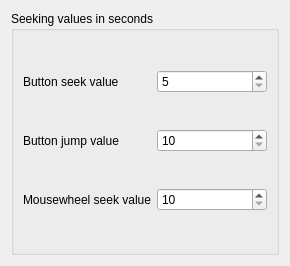
<?xml version="1.0" encoding="UTF-8"?>
<ui version="4.0">
 <class>SeekingOptions</class>
 <widget class="QWidget" name="SeekingOptions">
  <property name="geometry">
   <rect>
    <x>0</x>
    <y>0</y>
    <width>290</width>
    <height>266</height>
   </rect>
  </property>
  <layout class="QGridLayout" name="gridLayout_2">
   <item row="0" column="0">
    <widget class="QGroupBox" name="seekingGroup">
     <property name="title">
      <string>Seeking values in seconds </string>
     </property>
     <layout class="QGridLayout" name="gridLayout">
      <item row="0" column="0">
       <widget class="QLabel" name="buttonSeekLabel">
        <property name="text">
         <string>Button seek value</string>
        </property>
       </widget>
      </item>
      <item row="0" column="1">
       <widget class="QSpinBox" name="kcfg_ButtonSeek">
        <property name="minimum">
         <number>5</number>
        </property>
        <property name="maximum">
         <number>600</number>
        </property>
       </widget>
      </item>
      <item row="1" column="0">
       <widget class="QLabel" name="buttonJumpLabel">
        <property name="text">
         <string>Button jump value</string>
        </property>
       </widget>
      </item>
      <item row="1" column="1">
       <widget class="QSpinBox" name="kcfg_ButtonJump">
        <property name="minimum">
         <number>10</number>
        </property>
        <property name="maximum">
         <number>600</number>
        </property>
        <property name="singleStep">
         <number>10</number>
        </property>
       </widget>
      </item>
      <item row="2" column="0">
       <widget class="QLabel" name="mouseWheelSeekLabel">
        <property name="text">
         <string>Mousewheel seek value</string>
        </property>
       </widget>
      </item>
      <item row="2" column="1">
       <widget class="QSpinBox" name="kcfg_MouseWheelSeek">
        <property name="minimum">
         <number>10</number>
        </property>
        <property name="maximum">
         <number>600</number>
        </property>
       </widget>
      </item>
     </layout>
    </widget>
   </item>
  </layout>
 </widget>
 <resources/>
 <connections/>
</ui>
